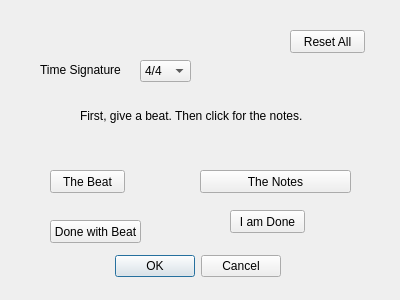
<?xml version="1.0" encoding="UTF-8"?>
<ui version="4.0">
 <class>ResetButton</class>
 <widget class="QDialog" name="ResetButton">
  <property name="geometry">
   <rect>
    <x>0</x>
    <y>0</y>
    <width>400</width>
    <height>300</height>
   </rect>
  </property>
  <property name="windowTitle">
   <string>Dialog</string>
  </property>
  <widget class="QDialogButtonBox" name="buttonBox">
   <property name="geometry">
    <rect>
     <x>-60</x>
     <y>250</y>
     <width>341</width>
     <height>32</height>
    </rect>
   </property>
   <property name="orientation">
    <enum>Qt::Horizontal</enum>
   </property>
   <property name="standardButtons">
    <set>QDialogButtonBox::Cancel|QDialogButtonBox::Ok</set>
   </property>
  </widget>
  <widget class="QLabel" name="mainLabel">
   <property name="geometry">
    <rect>
     <x>80</x>
     <y>60</y>
     <width>271</width>
     <height>111</height>
    </rect>
   </property>
   <property name="text">
    <string>First, give a beat. Then click for the notes. </string>
   </property>
   <property name="wordWrap">
    <bool>true</bool>
   </property>
  </widget>
  <widget class="QPushButton" name="notesButton">
   <property name="geometry">
    <rect>
     <x>200</x>
     <y>170</y>
     <width>151</width>
     <height>23</height>
    </rect>
   </property>
   <property name="text">
    <string>The Notes</string>
   </property>
   <property name="default">
    <bool>false</bool>
   </property>
  </widget>
  <widget class="QPushButton" name="doneButton">
   <property name="geometry">
    <rect>
     <x>230</x>
     <y>210</y>
     <width>75</width>
     <height>23</height>
    </rect>
   </property>
   <property name="text">
    <string>I am Done</string>
   </property>
  </widget>
  <widget class="QPushButton" name="beatButton">
   <property name="geometry">
    <rect>
     <x>50</x>
     <y>170</y>
     <width>75</width>
     <height>23</height>
    </rect>
   </property>
   <property name="text">
    <string>The Beat</string>
   </property>
  </widget>
  <widget class="QPushButton" name="beatDoneButton">
   <property name="geometry">
    <rect>
     <x>50</x>
     <y>220</y>
     <width>91</width>
     <height>23</height>
    </rect>
   </property>
   <property name="text">
    <string>Done with Beat</string>
   </property>
  </widget>
  <widget class="QComboBox" name="TimeSignatureComboBox">
   <property name="geometry">
    <rect>
     <x>140</x>
     <y>60</y>
     <width>51</width>
     <height>22</height>
    </rect>
   </property>
   <property name="currentText">
    <string>4/4</string>
   </property>
   <item>
    <property name="text">
     <string>4/4</string>
    </property>
   </item>
   <item>
    <property name="text">
     <string>3/4</string>
    </property>
   </item>
   <item>
    <property name="text">
     <string>2/2</string>
    </property>
   </item>
   <item>
    <property name="text">
     <string>6/8</string>
    </property>
   </item>
  </widget>
  <widget class="QLabel" name="TimeSignatureLabel">
   <property name="geometry">
    <rect>
     <x>40</x>
     <y>60</y>
     <width>91</width>
     <height>20</height>
    </rect>
   </property>
   <property name="text">
    <string>Time Signature</string>
   </property>
  </widget>
  <widget class="QPushButton" name="resetButton">
   <property name="geometry">
    <rect>
     <x>290</x>
     <y>30</y>
     <width>75</width>
     <height>23</height>
    </rect>
   </property>
   <property name="text">
    <string>Reset All</string>
   </property>
  </widget>
 </widget>
 <resources/>
 <connections>
  <connection>
   <sender>buttonBox</sender>
   <signal>accepted()</signal>
   <receiver>ResetButton</receiver>
   <slot>accept()</slot>
   <hints>
    <hint type="sourcelabel">
     <x>248</x>
     <y>254</y>
    </hint>
    <hint type="destinationlabel">
     <x>157</x>
     <y>274</y>
    </hint>
   </hints>
  </connection>
  <connection>
   <sender>buttonBox</sender>
   <signal>rejected()</signal>
   <receiver>ResetButton</receiver>
   <slot>reject()</slot>
   <hints>
    <hint type="sourcelabel">
     <x>316</x>
     <y>260</y>
    </hint>
    <hint type="destinationlabel">
     <x>286</x>
     <y>274</y>
    </hint>
   </hints>
  </connection>
 </connections>
</ui>
